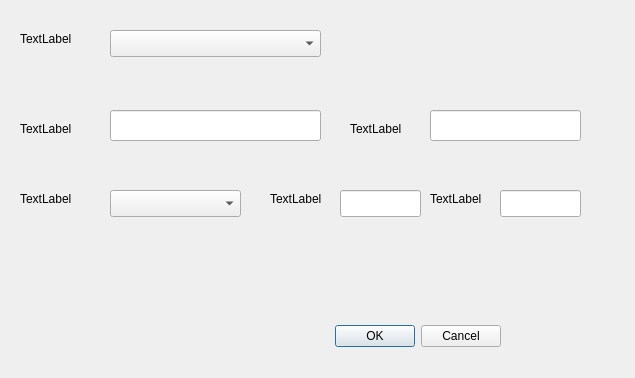
<?xml version="1.0" encoding="UTF-8"?>
<ui version="4.0">
 <class>Dialog</class>
 <widget class="QDialog" name="Dialog">
  <property name="geometry">
   <rect>
    <x>0</x>
    <y>0</y>
    <width>635</width>
    <height>378</height>
   </rect>
  </property>
  <property name="windowTitle">
   <string>Dialog</string>
  </property>
  <widget class="QDialogButtonBox" name="buttonBox">
   <property name="geometry">
    <rect>
     <x>160</x>
     <y>320</y>
     <width>341</width>
     <height>32</height>
    </rect>
   </property>
   <property name="orientation">
    <enum>Qt::Horizontal</enum>
   </property>
   <property name="standardButtons">
    <set>QDialogButtonBox::Cancel|QDialogButtonBox::Ok</set>
   </property>
  </widget>
  <widget class="QComboBox" name="comboBox">
   <property name="geometry">
    <rect>
     <x>110</x>
     <y>30</y>
     <width>211</width>
     <height>27</height>
    </rect>
   </property>
  </widget>
  <widget class="QLineEdit" name="lineEdit">
   <property name="geometry">
    <rect>
     <x>110</x>
     <y>110</y>
     <width>211</width>
     <height>31</height>
    </rect>
   </property>
  </widget>
  <widget class="QLineEdit" name="lineEdit_2">
   <property name="geometry">
    <rect>
     <x>340</x>
     <y>190</y>
     <width>81</width>
     <height>27</height>
    </rect>
   </property>
  </widget>
  <widget class="QLineEdit" name="lineEdit_4">
   <property name="geometry">
    <rect>
     <x>430</x>
     <y>110</y>
     <width>151</width>
     <height>31</height>
    </rect>
   </property>
  </widget>
  <widget class="QLineEdit" name="lineEdit_3">
   <property name="geometry">
    <rect>
     <x>500</x>
     <y>190</y>
     <width>81</width>
     <height>27</height>
    </rect>
   </property>
  </widget>
  <widget class="QComboBox" name="comboBox_2">
   <property name="geometry">
    <rect>
     <x>110</x>
     <y>190</y>
     <width>131</width>
     <height>27</height>
    </rect>
   </property>
  </widget>
  <widget class="QLabel" name="label">
   <property name="geometry">
    <rect>
     <x>20</x>
     <y>30</y>
     <width>67</width>
     <height>17</height>
    </rect>
   </property>
   <property name="text">
    <string>TextLabel</string>
   </property>
  </widget>
  <widget class="QLabel" name="label_2">
   <property name="geometry">
    <rect>
     <x>20</x>
     <y>120</y>
     <width>67</width>
     <height>17</height>
    </rect>
   </property>
   <property name="text">
    <string>TextLabel</string>
   </property>
  </widget>
  <widget class="QLabel" name="label_3">
   <property name="geometry">
    <rect>
     <x>350</x>
     <y>120</y>
     <width>67</width>
     <height>17</height>
    </rect>
   </property>
   <property name="text">
    <string>TextLabel</string>
   </property>
  </widget>
  <widget class="QLabel" name="label_4">
   <property name="geometry">
    <rect>
     <x>20</x>
     <y>190</y>
     <width>67</width>
     <height>17</height>
    </rect>
   </property>
   <property name="text">
    <string>TextLabel</string>
   </property>
  </widget>
  <widget class="QLabel" name="label_5">
   <property name="geometry">
    <rect>
     <x>270</x>
     <y>190</y>
     <width>67</width>
     <height>17</height>
    </rect>
   </property>
   <property name="text">
    <string>TextLabel</string>
   </property>
  </widget>
  <widget class="QLabel" name="label_6">
   <property name="geometry">
    <rect>
     <x>430</x>
     <y>190</y>
     <width>67</width>
     <height>17</height>
    </rect>
   </property>
   <property name="text">
    <string>TextLabel</string>
   </property>
  </widget>
 </widget>
 <resources/>
 <connections>
  <connection>
   <sender>buttonBox</sender>
   <signal>accepted()</signal>
   <receiver>Dialog</receiver>
   <slot>accept()</slot>
   <hints>
    <hint type="sourcelabel">
     <x>248</x>
     <y>254</y>
    </hint>
    <hint type="destinationlabel">
     <x>157</x>
     <y>274</y>
    </hint>
   </hints>
  </connection>
  <connection>
   <sender>buttonBox</sender>
   <signal>rejected()</signal>
   <receiver>Dialog</receiver>
   <slot>reject()</slot>
   <hints>
    <hint type="sourcelabel">
     <x>316</x>
     <y>260</y>
    </hint>
    <hint type="destinationlabel">
     <x>286</x>
     <y>274</y>
    </hint>
   </hints>
  </connection>
 </connections>
</ui>
